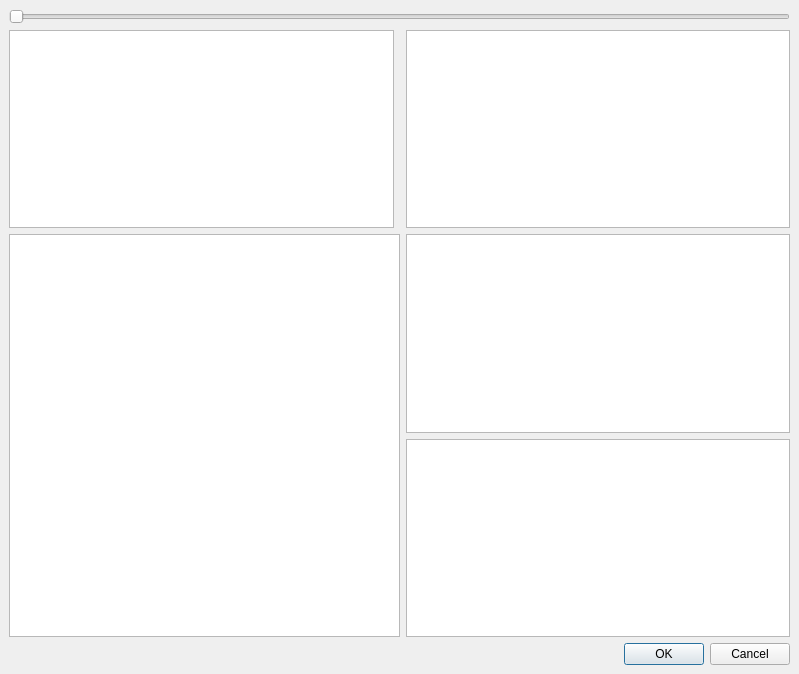
<?xml version="1.0" encoding="UTF-8"?>
<ui version="4.0">
 <class>analyzerDialog</class>
 <widget class="QDialog" name="analyzerDialog">
  <property name="geometry">
   <rect>
    <x>0</x>
    <y>0</y>
    <width>799</width>
    <height>674</height>
   </rect>
  </property>
  <property name="windowTitle">
   <string>Analyzer</string>
  </property>
  <layout class="QVBoxLayout" name="verticalLayout">
   <property name="spacing">
    <number>6</number>
   </property>
   <property name="leftMargin">
    <number>9</number>
   </property>
   <property name="topMargin">
    <number>9</number>
   </property>
   <property name="rightMargin">
    <number>9</number>
   </property>
   <property name="bottomMargin">
    <number>9</number>
   </property>
   <item>
    <layout class="QHBoxLayout" name="toolboxLayout"/>
   </item>
   <item>
    <widget class="ADM_QSlider" name="horizontalSlider">
     <property name="orientation">
      <enum>Qt::Horizontal</enum>
     </property>
    </widget>
   </item>
   <item>
    <layout class="QGridLayout" name="gridLayout">
     <item row="0" column="2">
      <widget class="QGraphicsView" name="graphicsViewHistograms">
       <property name="sizePolicy">
        <sizepolicy hsizetype="MinimumExpanding" vsizetype="MinimumExpanding">
         <horstretch>0</horstretch>
         <verstretch>0</verstretch>
        </sizepolicy>
       </property>
       <property name="verticalScrollBarPolicy">
        <enum>Qt::ScrollBarAlwaysOff</enum>
       </property>
       <property name="horizontalScrollBarPolicy">
        <enum>Qt::ScrollBarAlwaysOff</enum>
       </property>
       <property name="backgroundBrush">
        <brush brushstyle="SolidPattern">
         <color alpha="255">
          <red>0</red>
          <green>0</green>
          <blue>0</blue>
         </color>
        </brush>
       </property>
       <property name="renderHints">
        <set>QPainter::TextAntialiasing</set>
       </property>
      </widget>
     </item>
     <item row="2" column="2">
      <widget class="QGraphicsView" name="graphicsViewYUVparade">
       <property name="sizePolicy">
        <sizepolicy hsizetype="MinimumExpanding" vsizetype="MinimumExpanding">
         <horstretch>0</horstretch>
         <verstretch>0</verstretch>
        </sizepolicy>
       </property>
       <property name="verticalScrollBarPolicy">
        <enum>Qt::ScrollBarAlwaysOff</enum>
       </property>
       <property name="horizontalScrollBarPolicy">
        <enum>Qt::ScrollBarAlwaysOff</enum>
       </property>
       <property name="backgroundBrush">
        <brush brushstyle="SolidPattern">
         <color alpha="255">
          <red>0</red>
          <green>0</green>
          <blue>0</blue>
         </color>
        </brush>
       </property>
       <property name="renderHints">
        <set>QPainter::TextAntialiasing</set>
       </property>
      </widget>
     </item>
     <item row="1" column="0" rowspan="2" colspan="2">
      <widget class="QGraphicsView" name="graphicsViewVectorScope">
       <property name="sizePolicy">
        <sizepolicy hsizetype="MinimumExpanding" vsizetype="MinimumExpanding">
         <horstretch>0</horstretch>
         <verstretch>0</verstretch>
        </sizepolicy>
       </property>
       <property name="minimumSize">
        <size>
         <width>0</width>
         <height>0</height>
        </size>
       </property>
       <property name="autoFillBackground">
        <bool>false</bool>
       </property>
       <property name="verticalScrollBarPolicy">
        <enum>Qt::ScrollBarAlwaysOff</enum>
       </property>
       <property name="horizontalScrollBarPolicy">
        <enum>Qt::ScrollBarAlwaysOff</enum>
       </property>
       <property name="backgroundBrush">
        <brush brushstyle="SolidPattern">
         <color alpha="255">
          <red>0</red>
          <green>0</green>
          <blue>0</blue>
         </color>
        </brush>
       </property>
       <property name="renderHints">
        <set>QPainter::Antialiasing|QPainter::SmoothPixmapTransform|QPainter::TextAntialiasing</set>
       </property>
      </widget>
     </item>
     <item row="1" column="2">
      <widget class="QGraphicsView" name="graphicsViewRGBparade">
       <property name="sizePolicy">
        <sizepolicy hsizetype="MinimumExpanding" vsizetype="MinimumExpanding">
         <horstretch>0</horstretch>
         <verstretch>0</verstretch>
        </sizepolicy>
       </property>
       <property name="verticalScrollBarPolicy">
        <enum>Qt::ScrollBarAlwaysOff</enum>
       </property>
       <property name="horizontalScrollBarPolicy">
        <enum>Qt::ScrollBarAlwaysOff</enum>
       </property>
       <property name="backgroundBrush">
        <brush brushstyle="SolidPattern">
         <color alpha="255">
          <red>0</red>
          <green>0</green>
          <blue>0</blue>
         </color>
        </brush>
       </property>
       <property name="renderHints">
        <set>QPainter::TextAntialiasing</set>
       </property>
      </widget>
     </item>
     <item row="0" column="0">
      <widget class="QGraphicsView" name="graphicsView">
       <property name="sizePolicy">
        <sizepolicy hsizetype="MinimumExpanding" vsizetype="MinimumExpanding">
         <horstretch>0</horstretch>
         <verstretch>0</verstretch>
        </sizepolicy>
       </property>
       <property name="focusPolicy">
        <enum>Qt::NoFocus</enum>
       </property>
      </widget>
     </item>
    </layout>
   </item>
   <item>
    <widget class="QDialogButtonBox" name="buttonBox">
     <property name="sizePolicy">
      <sizepolicy hsizetype="Expanding" vsizetype="Fixed">
       <horstretch>0</horstretch>
       <verstretch>0</verstretch>
      </sizepolicy>
     </property>
     <property name="orientation">
      <enum>Qt::Horizontal</enum>
     </property>
     <property name="standardButtons">
      <set>QDialogButtonBox::Cancel|QDialogButtonBox::Ok</set>
     </property>
    </widget>
   </item>
  </layout>
 </widget>
 <customwidgets>
  <customwidget>
   <class>ADM_QSlider</class>
   <extends>QSlider</extends>
   <header>ADM_toolkitQt.h</header>
  </customwidget>
 </customwidgets>
 <resources/>
 <connections>
  <connection>
   <sender>buttonBox</sender>
   <signal>rejected()</signal>
   <receiver>analyzerDialog</receiver>
   <slot>reject()</slot>
   <hints>
    <hint type="sourcelabel">
     <x>316</x>
     <y>260</y>
    </hint>
    <hint type="destinationlabel">
     <x>286</x>
     <y>274</y>
    </hint>
   </hints>
  </connection>
  <connection>
   <sender>buttonBox</sender>
   <signal>accepted()</signal>
   <receiver>analyzerDialog</receiver>
   <slot>accept()</slot>
   <hints>
    <hint type="sourcelabel">
     <x>248</x>
     <y>254</y>
    </hint>
    <hint type="destinationlabel">
     <x>157</x>
     <y>274</y>
    </hint>
   </hints>
  </connection>
 </connections>
</ui>
